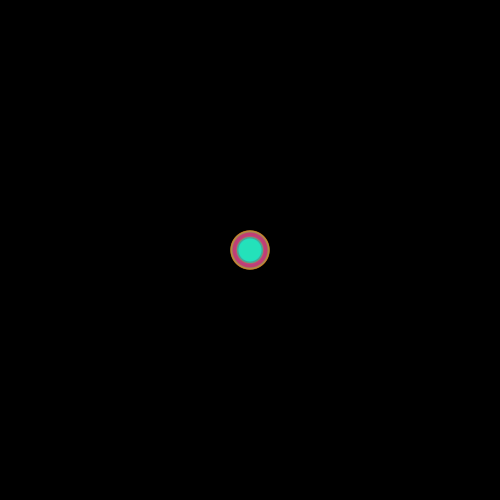
Frame 1 (no input)
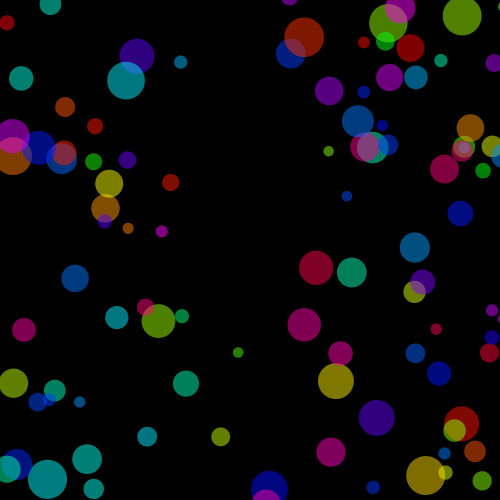
Frame 60 (the mouse pressed at the canvas centre just before this capture)
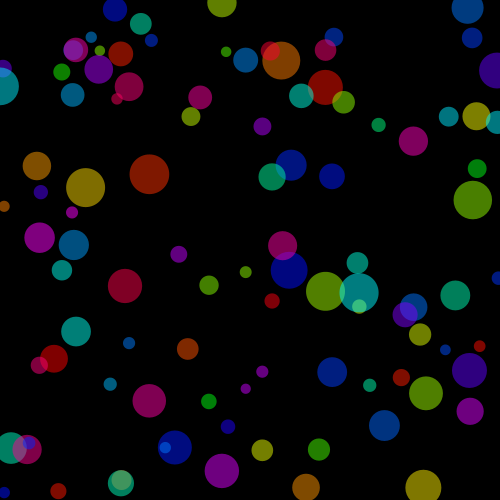
Frame 120 (the mouse held since frame 60 and released just before this capture)

The Processing sketch that drew these frames (run headless with seeded random() and noise(); from frame 60 on, the mouse is pressed at the canvas centre):

// Processing sketch: sketch_170523f
// ── sketch_170523f.pde
//配列とfor文を一緒に作るときは[]がよく使われる
//円の数
int NUM =100;

float[] posX = new float[NUM];
float[] posY = new float[NUM];
float[] speedX = new float[NUM];
float[] speedY = new float[NUM];
float[] diameter = new float[NUM];
color[] col = new color[NUM];
void setup(){
  size(500,500);
  colorMode(HSB,360,100,100,100);
  for(int i = 0;i<NUM;i++){
  posX[i] = width/2;
  posY[i] = height/2;
  speedX[i] = random(-8,8);
  speedY[i] = random(-8,8);
  diameter[i] = random(10,40);
  col[i] = color(random(0,360),100,100,50);
  }
   
}
void draw(){
  background(0);
  noStroke();
  
  for(int i=0;i<NUM;i++){
  fill(col[i]);
  ellipse(posX[i],posY[i],diameter[i],diameter[i]);
  posX[i] = posX[i] + speedX[i];
  posY[i] = posY[i] + speedY[i];
   if(posX[i]<0 ||posX[i]>width){
     speedX[i] = speedX[i]*-1;
   }
   if(posY[i]<0||posY[i]>height){
     speedY[i] = speedY[i]*-1;
   }
}
}
